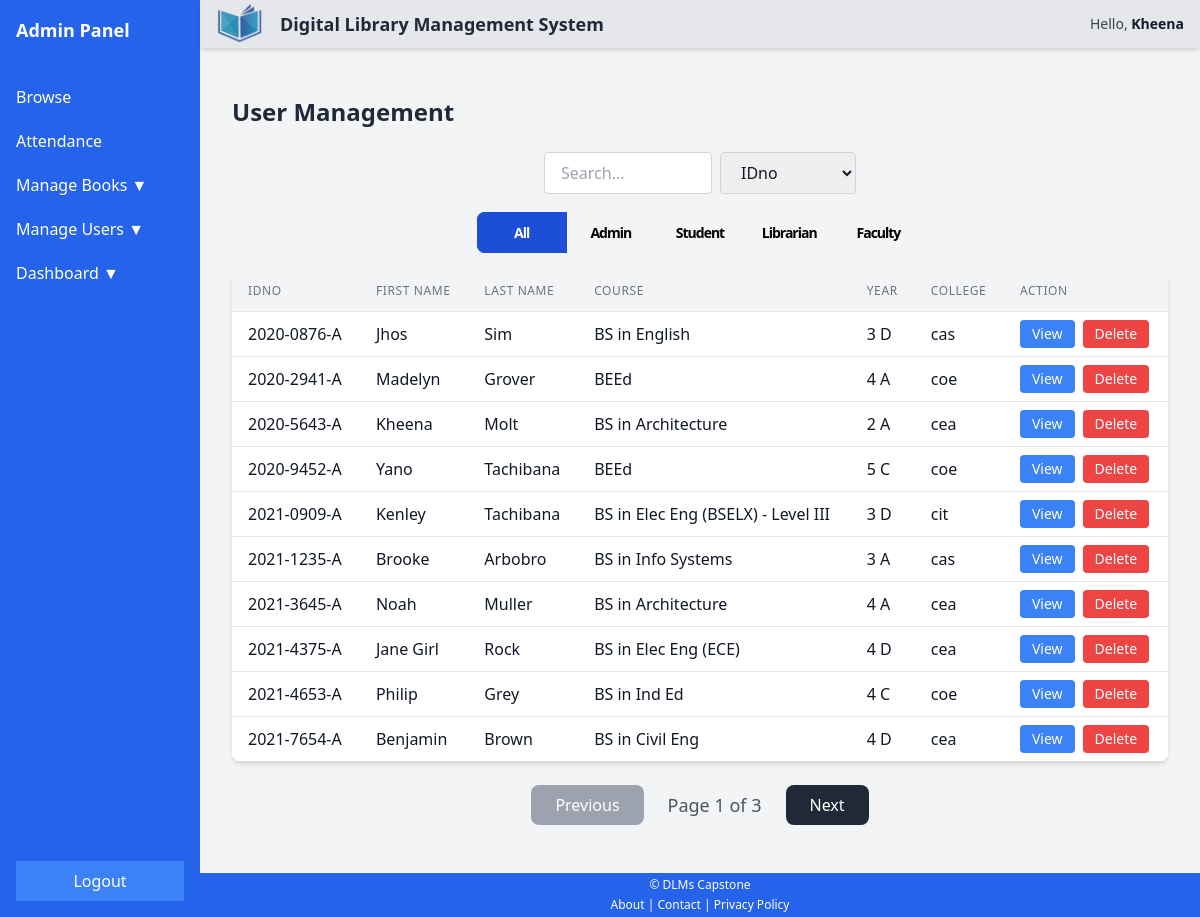
Screenshot of /dashboard/admin/BrowseUser.php (signed in) with the database file from the repository.
### tables this page shows
CREATE TABLE `contact` (
  `IDno` varchar(11) NOT NULL,
  `email1` varchar(100) DEFAULT NULL,
  `con1` varchar(20) DEFAULT NULL
);

CREATE TABLE `users_info` (
  `IDno` varchar(11) NOT NULL,
  `Fname` varchar(50) DEFAULT NULL,
  `Sname` varchar(50) DEFAULT NULL,
  `Mname` varchar(50) DEFAULT NULL,
  `Ename` varchar(50) DEFAULT NULL,
  `gender` varchar(10) DEFAULT NULL,
  `photo` varchar(255) DEFAULT NULL
);

CREATE TABLE `user_details` (
  `IDno` varchar(11) NOT NULL,
  `college` varchar(100) DEFAULT NULL,
  `course` varchar(100) DEFAULT NULL,
  `yrLVL` varchar(50) DEFAULT NULL,
  `A_LVL` varchar(11) DEFAULT NULL,
  `status` enum('active','inactive','restricted') DEFAULT NULL,
  `personnel_type` enum('Non-Teaching Personnel','Teaching Personnel','') DEFAULT NULL
);

### dashboard/config.php (called while the page is built, shortened)
<?php
$db_host = 'localhost';
$db_username = 'root';
$db_password = '';
$db_name = 'dlms';
$conn = mysqli_connect($db_host, $db_username, $db_password, $db_name);
$idno = isset($_SESSION['admin']) ? $_SESSION['admin']['IDno'] :
       (isset($_SESSION['student']) ? $_SESSION['student']['IDno'] : $_SESSION['librarian']['IDno']);
$combinedQuery = "
    SELECT
        contact.email1, contact.con1,
        address.municipality, address.barangay, address.province, address.DOB,
        users_info.Fname, users_info.Sname, users_info.IDno, users_info.Mname, users_info.Ename, users_info.gender, users_info.photo,
        user_details.college, user_details.course, user_details.yrLVL, user_details.A_LVL, user_details.status
    FROM contact
    JOIN address ON contact.IDno = address.IDno
    JOIN users_info ON contact.IDno = users_info.IDno
    JOIN user_details ON contact.IDno = user_details.IDno
    WHERE contact.IDno = ?
";
$stmt = $conn->prepare($combinedQuery);
$stmt->bind_param("s", $idno);
$stmt->execute();
$result = $stmt->get_result();
$userData = $result->fetch_assoc();
?>

### dashboard/admin/include/TableOfUser.php (the view, shortened to what this page needs)
<?php
  $usersQuery = "
      SELECT users_info.IDno,
          users_info.Fname,
          users_info.Sname,
          user_details.course,
          user_details.college,
          user_details.yrLVL AS year,
          user_log.U_type
      FROM users_info
      JOIN user_details ON users_info.IDno = user_details.IDno
      JOIN user_log ON users_info.IDno = user_log.IDno
      WHERE user_log.status = 'approved'";
  $usersResult = mysqli_query($conn, $usersQuery);
?>
<div class="container mx-auto px-4 py-6">
    <h2 class="text-2xl font-semibold text-gray-800 mb-6">User Management</h2>
    <div class="flex justify-center items-center mb-4">
      <div class="flex space-x-2 w-full sm:w-1/2 lg:w-1/3 justify-center">
        <input type="text" id="searchInput" placeholder="Search..."
          class="border border-gray-300 rounded px-4 py-2 w-full">
        <select id="searchCategory" class="border border-gray-300 rounded px-4 py-2">
          <option value="IDno">IDno</option>
        </select>
      </div>
    </div>
<div class="flex justify-center items-center mb-4 space-x-6">
<div class="radio-input">
  <label>
    <span>All</span>
  </label>
  <label>
    <span>Admin</span>
  </label>
  <label>
    <span>Student</span>
  </label>
  <label>
    <span>Librarian</span>
  </label>
  <label>
    <span>Faculty</span>
  </label>
</div>
</div>
    <div class="overflow-x-auto bg-white shadow-md rounded-lg">
      <table id="usersTable" class="min-w-full divide-y divide-gray-200">
        <thead class="bg-gray-100">
          <tr>
            <th class="px-4 py-3 text-left text-xs font-medium text-gray-500 uppercase tracking-wider">IDno</th>
            <th class="px-4 py-3 text-left text-xs font-medium text-gray-500 uppercase tracking-wider">First Name</th>
            <th class="px-4 py-3 text-left text-xs font-medium text-gray-500 uppercase tracking-wider">Last Name</th>
            <th class="px-4 py-3 text-left text-xs font-medium text-gray-500 uppercase tracking-wider">Course</th>
            <th class="px-4 py-3 text-left text-xs font-medium text-gray-500 uppercase tracking-wider">Year</th>
            <th class="px-4 py-3 text-left text-xs font-medium text-gray-500 uppercase tracking-wider">College</th>
            <th class="px-4 py-3 text-left text-xs font-medium text-gray-500 uppercase tracking-wider">Action</th>
          </tr>
        </thead>
        <tbody id="tableBody" class="bg-white divide-y divide-gray-200">
          <?php while ($row = mysqli_fetch_assoc($usersResult)): ?>
          <tr class="user-row" data-user-type="<?php echo htmlspecialchars($row['U_type']); ?>">
            <td class="px-4 py-2 whitespace-nowrap">
              <?php echo htmlspecialchars($row['IDno']); ?>
            </td>
            <td class="px-4 py-2 whitespace-nowrap">
              <?php echo htmlspecialchars($row['Fname']); ?>
            </td>
            <td class="px-4 py-2 whitespace-nowrap">
              <?php echo htmlspecialchars($row['Sname']); ?>
            </td>
            <td class="px-4 py-2 whitespace-nowrap">
              <?php echo htmlspecialchars($row['course']); ?>
            </td>
            <td class="px-4 py-2 whitespace-nowrap">
              <?php echo htmlspecialchars($row['year']); ?>
            </td>
            <td class="px-4 py-2 whitespace-nowrap">
              <?php echo htmlspecialchars($row['college']); ?>
            </td>
            <td class="px-4 py-2 whitespace-nowrap flex space-x-2">
              <a href="include/user_details.php?id=<?php echo htmlspecialchars($row['IDno']); ?>"
                class="bg-blue-500 text-white px-3 py-1 rounded text-sm">View</a>
              <button class="bg-red-500 text-white px-3 py-1 rounded text-sm"
                onclick="deleteUser('<?php echo htmlspecialchars($row['IDno']); ?>')">Delete</button>
            </td>
          </tr>
          <?php endwhile; ?>
        </tbody>
      </table>
    </div>
    <div class="pagination-controls flex justify-center items-center space-x-4 mt-6 flex-col md:flex-row md:space-x-6">
      <button id="prevBtn" onclick="prevPage()" class="btn-pagination px-6 py-2 bg-gray-800 text-white rounded-lg cursor-pointer disabled:bg-gray-400 disabled:cursor-not-allowed transition duration-300 hover:bg-gray-600" disabled>Previous</button>
      <span id="pageInfo" class="text-lg text-gray-600 font-medium">Page 1 of X</span>
      <button id="nextBtn" onclick="nextPage()" class="btn-pagination px-6 py-2 bg-gray-800 text-white rounded-lg cursor-pointer transition duration-300 hover:bg-gray-600">Next</button>
    </div>
</div>

### dashboard/admin/include/header.php
<div class="flex sticky top-0 shadow-md z-10 items-center justify-between bg-gray-200 w-full h-[3rem] shadow-md">
    <div class="flex items-center">
        <a href="#">
            <img src="../../Registration/pic/logo wu.png" alt="Logo" class="w-12 m-4">
        </a>
        <strong class="text-lg font-semibold text-gray-800">
            Digital Library Management System
        </strong>
    </div>
    <div class="flex items-center space-x-4 m-4">
        <?php if ($userData): ?>
            <span class="text-sm text-gray-700 font-medium">Hello,
                <strong class="text-gray-900"><?php echo htmlspecialchars($userData['Fname']); ?></strong>
            </span>
        <?php else: ?>
            <span class="text-sm text-gray-700 font-medium">Hello, <strong class="text-gray-900">Guest</strong></span>
        <?php endif; ?>
    </div>
</div>

### dashboard/admin/include/TableOfUser.php (style rules this page uses)
.radio-input { --container_width: 450px; position: relative; display: flex; align-items: center; border-radius: 10px; background-color: #F4F4F4; color: #000; width: var(--container_width); overflow: hidden; border: 2px solid #F4F4F4; }
.radio-input label { width: 100%; padding: 10px; cursor: pointer; display: flex; justify-content: center; align-items: center; z-index: 1; font-weight: 600; letter-spacing: -1px; font-size: 14px; color: #000; transition: all 0.3s ease; }
.radio-input label:has(input:checked) { background-color: #1D4ED8; color: #fff; }

### rows the page displays
contact: IDno.Fname "Kheena"
users_info: IDno "2020-0876-A", Fname "Jhos", Sname "Sim", user_details.course "BS in English", user_details.yrLVL "3 D", user_details.college "cas"
users_info: IDno "2020-2941-A", Fname "Madelyn", Sname "Grover", user_details.course "BEEd", user_details.yrLVL "4 A", user_details.college "coe"
users_info: IDno "2020-5643-A", Fname "Kheena", Sname "Molt", user_details.course "BS in Architecture", user_details.yrLVL "2 A", user_details.college "cea"
users_info: IDno "2020-9452-A", Fname "Yano", Sname "Tachibana", user_details.course "BEEd", user_details.yrLVL "5 C", user_details.college "coe"
users_info: IDno "2021-0909-A", Fname "Kenley", Sname "Tachibana", user_details.course "BS in Elec Eng (BSELX) - Level III", user_details.yrLVL "3 D", user_details.college "cit"
users_info: IDno "2021-1235-A", Fname "Brooke", Sname "Arbobro", user_details.course "BS in Info Systems", user_details.yrLVL "3 A", user_details.college "cas"
users_info: IDno "2021-3645-A", Fname "Noah", Sname "Muller", user_details.course "BS in Architecture", user_details.yrLVL "4 A", user_details.college "cea"
users_info: IDno "2021-4375-A", Fname "Jane Girl", Sname "Rock", user_details.course "BS in Elec Eng (ECE)", user_details.yrLVL "4 D", user_details.college "cea"
users_info: IDno "2021-4653-A", Fname "Philip", Sname "Grey", user_details.course "BS in Ind Ed", user_details.yrLVL "4 C", user_details.college "coe"
users_info: IDno "2021-7654-A", Fname "Benjamin", Sname "Brown", user_details.course "BS in Civil Eng", user_details.yrLVL "4 D", user_details.college "cea"
